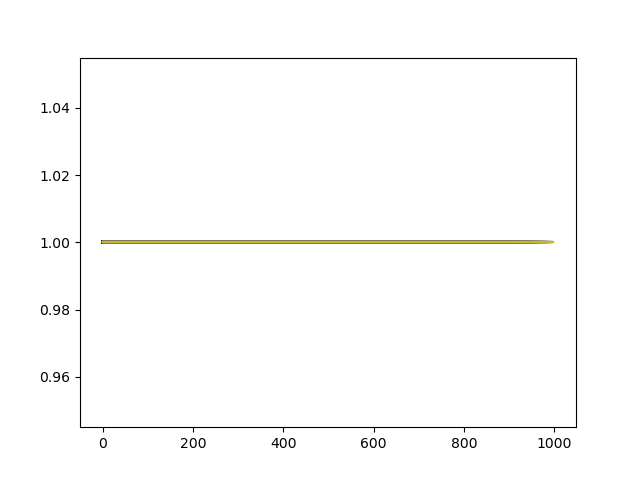

Recreate this plot in Python.
import gym
import torch
import torch.nn as nn
from torch.distributions import Categorical
from a2c import A2C,TrajectoryStore
import matplotlib.pyplot as plt
from itertools import count
device='cuda' if torch.cuda.is_available() else 'cpu'
LR=1e-3
UPDATE_STEPS=10
NUM_STEPS=1e3
class SimpleModel(nn.Module):
    def __init__(self,obs_d,action_d,h=50):
        super(SimpleModel,self).__init__()
        self.base=nn.Sequential(nn.Linear(obs_d,h),nn.ReLU(),
                                nn.Linear(h,h),nn.ReLU(),
                                nn.Linear(h,h),nn.ReLU()
                                )
        self.action_head=nn.Sequential(nn.Linear(h,action_d),nn.Softmax())
        self.value_head=nn.Linear(h,1)
    def forward(self,x):
        x=self.base(x)
        return self.action_head(x),self.value_head(x)

model=SimpleModel(4, 2).to(device=device)
trajectories=TrajectoryStore(device)
optimizer=torch.optim.Adam(model.parameters(),LR)
env =gym.make('CartPole-v0')
a2c=A2C(model,0.99)
state=env.reset()
state=torch.tensor(state,device=device,dtype=torch.float)
num_eps=0
rewards=[]
for i_step in count(1):
   

    
    probs, state_value = model(state)
    action_distribution = Categorical(probs)
    entropy = action_distribution.entropy().mean()
    action = action_distribution.sample().clone().long()
    state, reward, done, _ = env.step(int(action))
    state=torch.tensor(state,device=device,dtype=torch.float)
    trajectories.append(
        action=action,
        log_prob=action_distribution.log_prob(action),
        value=state_value,
        reward=reward,
        done=done,
        entropy=entropy
    )
    
    rewards.append(float(reward))
    
    if  i_step%UPDATE_STEPS==0 or done:
        _, bootstrap_value = model(state)
        bootstrap_value=bootstrap_value*(0 if done else 0)
        value_loss, policy_loss = a2c.loss(bootstrap_value, trajectories.rewards, trajectories.values,
                                           trajectories.log_probs,trajectories.dones)
        loss=value_loss+policy_loss
        loss.backward()
    if done:
        env.reset()
        num_eps+=1
    if i_step>=NUM_STEPS:
        break
    
    plt.plot(rewards)
    plt.savefig('baseline')
    
            